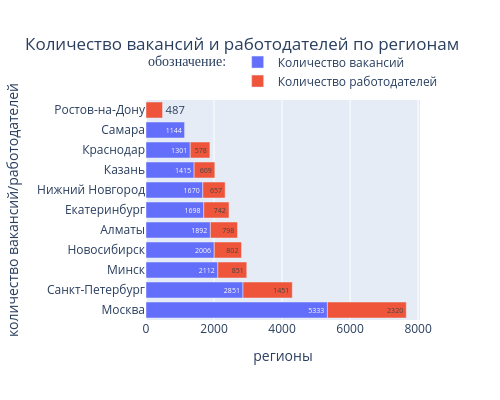

Here is the notebook cell this chart was saved with:
### Markdown cell above
Выводы:  
на графике видно, что лидирующие позиции, в части ваканcий на рынке труда, занимимает сфера IT

### Code cell
# Дополнительное исследование 2 (анализ самых популярных вакансий и работодателей по регионам)

# выборка 10 самых популярных регионов, по количеству вакансий
# анализ таблицы "vacancies" (список вакансий) и таблицы "areas" (список регионов)
# левое соединение по идентификатору города
query_areas_top_vac = f'''
    SELECT a.name, count(*) AS vacancy_count
    FROM areas a
    JOIN vacancies v ON a.id = v.area_id
    GROUP BY a.name
    ORDER BY vacancy_count DESC
    LIMIT 10
'''

# запрос (10 самых популярных регионов, по количеству вакансий)
df_areas_top_vac = pd.read_sql_query(query_areas_top_vac, connection)

# выборка 10 самых популярных работодателей, по регионам
query_areas_top_employers = f'''
    SELECT a.name, count(DISTINCT e.id) AS employer_count
    FROM areas a
    JOIN vacancies v ON a.id = v.area_id
    JOIN employers e ON v.employer_id = e.id
    GROUP BY a.name
    ORDER BY employer_count DESC
    LIMIT 10
'''

# запрос (10 самых популярных работодателей, по регионам)
df_areas_top_employers = pd.read_sql_query(query_areas_top_employers, connection)

# соединяем данные по выборкам
data = pd.merge(df_areas_top_vac, 
                df_areas_top_employers, 
                on = 'name', 
                how = 'outer').fillna(0).sort_values('vacancy_count', ascending = False)

# переименование столбцов
data = data.rename(columns = {'name': 'Region',
                               'vacancy_count' : 'Количество вакансий',
                               'employer_count' : 'Количество работодателей'})
# сводная таблица
data_melt = pd.melt(data, 
                    id_vars = ['Region'],
                    value_vars = ['Количество вакансий', 'Количество работодателей'],
                    var_name = 'легенда', 
                    value_name = 'Count')

# график: столбчатая диграмма
fig = px.bar( 
    data_frame = data, 
    x = ['Количество вакансий','Количество работодателей'], # ось абсцисс (x), количество вакансий/работодателей
    y = data['Region'],  # ось ординат (y), регионы
    #barmode = 'Region', # расположение групп, по горизонтали
    title = 'Количество вакансий и работодателей по регионам',
    labels = {'variable': 'обозначение: '}, # легенда
    width = 500,  # ширина графика
    height = 400, # высота графика
    text_auto = True,
)  

# настройки графика
fig.update_layout(
    xaxis_title = 'регионы', # ось абсцисс (x)
    yaxis_title = 'количество вакансий/работодателей', # ось ординат (y)
    legend = dict(orientation = 'h', # расположение легенды
                  x = 0, 
                  y = 150, 
                  title_font_family = 'Sitka Small') 
)

fig.show()

### Figure 1 — Plotly figure (JSON) as saved in the notebook; plotly's stock layout.template omitted (floating-point values rounded to 4 significant figures)
{"data": [{"hovertemplate": "обозначение: =Количество вакансий<br>value=%{x}<br>Region=%{y}<extra></extra>", "legendgroup": "Количество вакансий", "marker": {"color": "#636efa", "pattern": {"shape": ""}}, "name": "Количество вакансий", "orientation": "h", "showlegend": true, "textposition": "auto", "texttemplate": "%{x}", "type": "bar", "x": [5333.0, 2851.0, 2112.0, 2006.0, 1892.0, 1698.0, 1670.0, 1415.0, 1301.0, 1144.0, 0.0], "xaxis": "x", "y": ["Москва", "Санкт-Петербург", "Минск", "Новосибирск", "Алматы", "Екатеринбург", "Нижний Новгород", "Казань", "Краснодар", "Самара", "Ростов-на-Дону"], "yaxis": "y"}, {"hovertemplate": "обозначение: =Количество работодателей<br>value=%{x}<br>Region=%{y}<extra></extra>", "legendgroup": "Количество работодателей", "marker": {"color": "#EF553B", "pattern": {"shape": ""}}, "name": "Количество работодателей", "orientation": "h", "showlegend": true, "textposition": "auto", "texttemplate": "%{x}", "type": "bar", "x": [2320.0, 1451.0, 851.0, 802.0, 798.0, 742.0, 657.0, 609.0, 578.0, 0.0, 487.0], "xaxis": "x", "y": ["Москва", "Санкт-Петербург", "Минск", "Новосибирск", "Алматы", "Екатеринбург", "Нижний Новгород", "Казань", "Краснодар", "Самара", "Ростов-на-Дону"], "yaxis": "y"}], "layout": {"barmode": "relative", "height": 400, "legend": {"orientation": "h", "title": {"font": {"family": "Sitka Small"}, "text": "обозначение: "}, "tracegroupgap": 0, "x": 0, "y": 150}, "title": {"text": "Количество вакансий и работодателей по регионам"}, "width": 500, "xaxis": {"anchor": "y", "domain": [0, 1], "title": {"text": "регионы"}}, "yaxis": {"anchor": "x", "domain": [0, 1], "title": {"text": "количество вакансий/работодателей"}}}}
